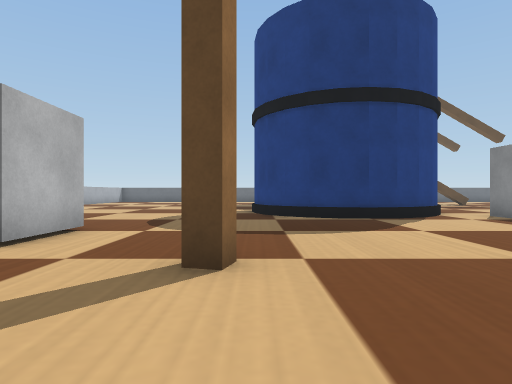
view 1 (above)

21 first-person views from a walk through a robot-simulator world made for Webots. The camera is 0.07 m above the floor, looks level and sees 75° across. The floor is counted in squares, 0.1 m on a side. Each view is taken from the middle of a square. On the plan, view 1 faces up. The plan holds only what a view shows up to about 11 squares ahead; the rest is blank. The robots in the file are not drawn. Webots' stock objects and surfaces are drawn as simple stand-ins.

view 2
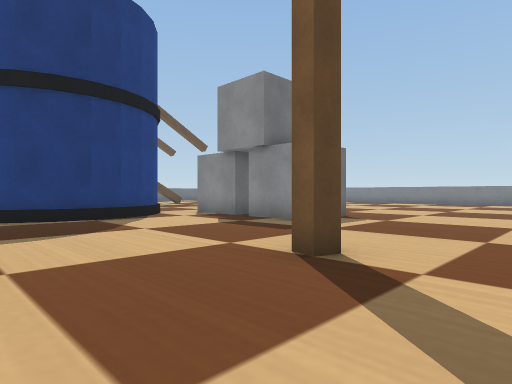

view 3
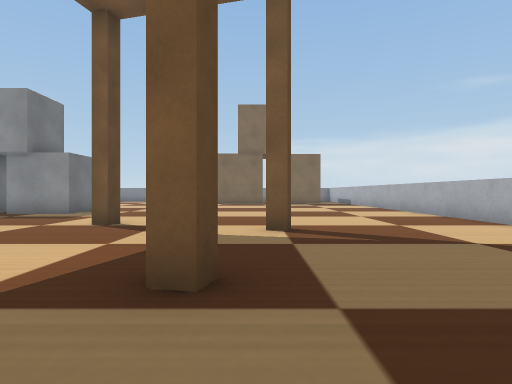

view 4
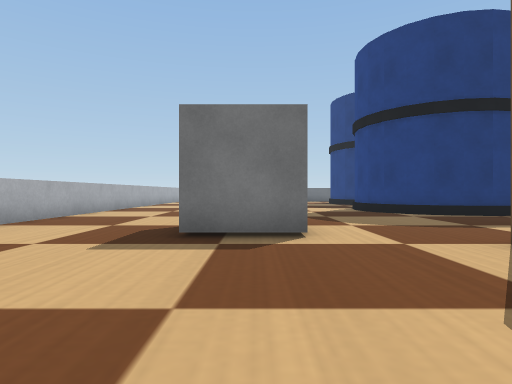

view 5
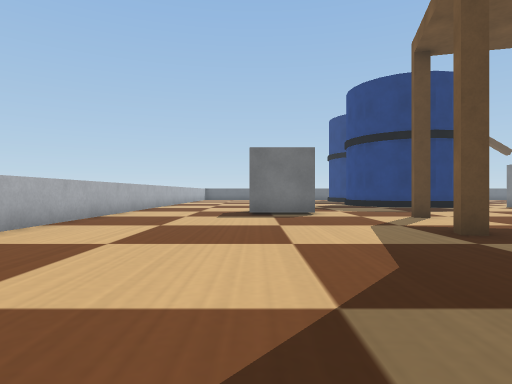

view 6
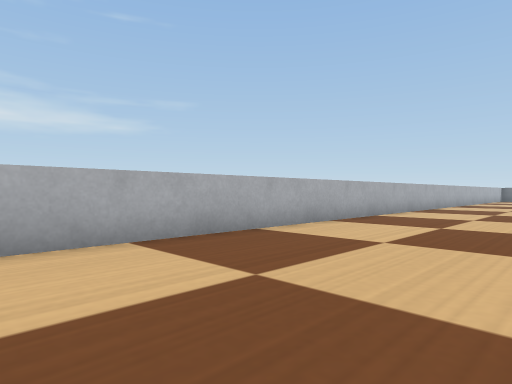

view 7
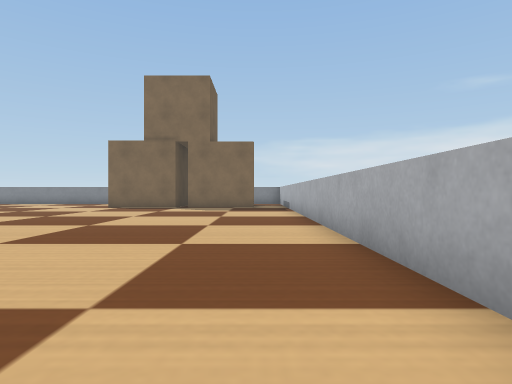

view 8
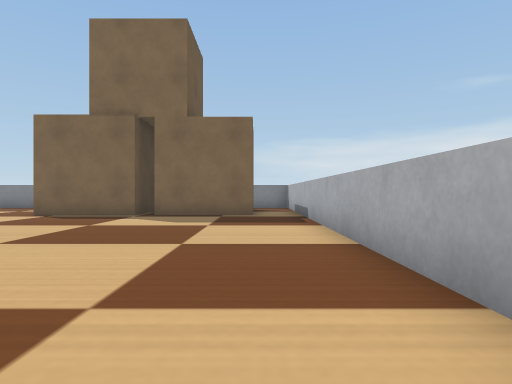

view 9
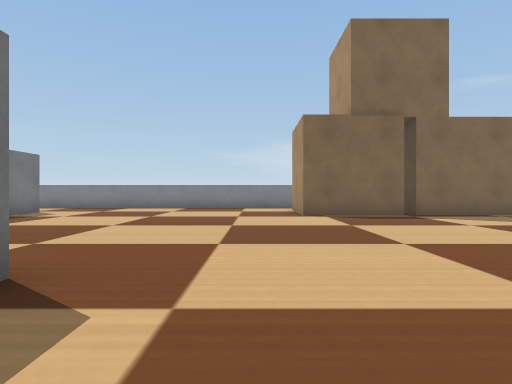

view 10
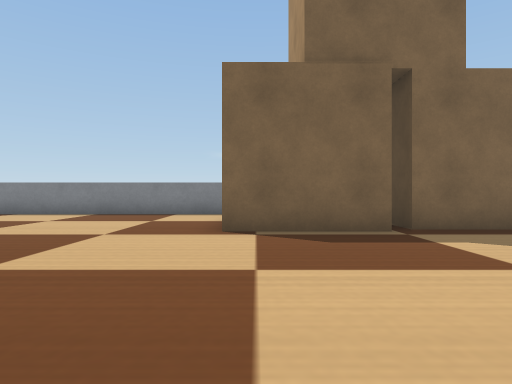

view 11
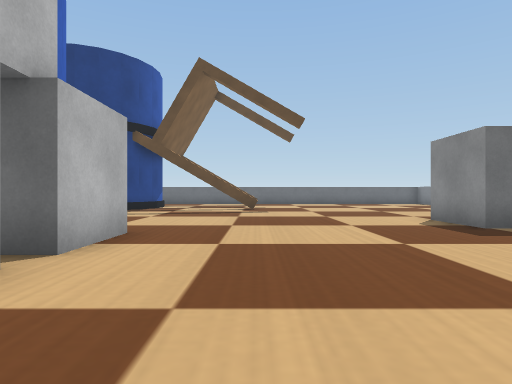

view 12
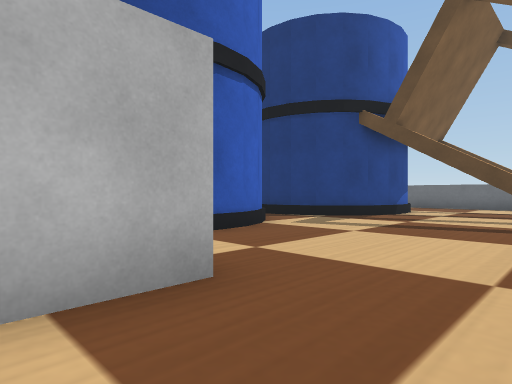

view 13
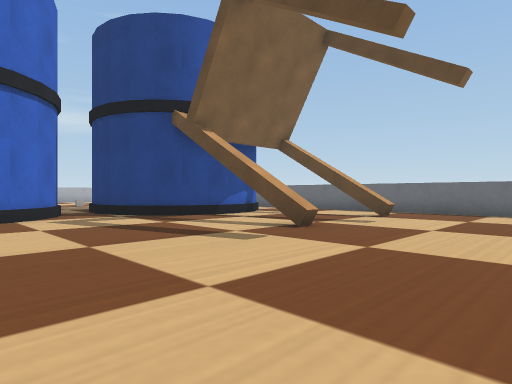

view 14
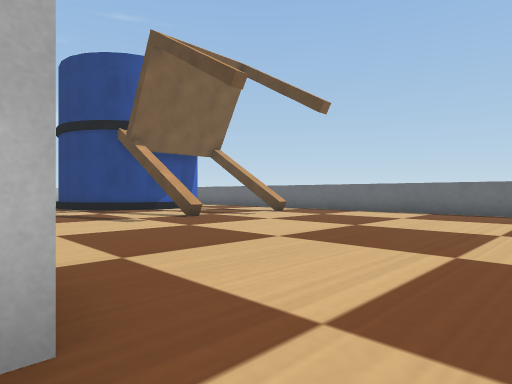

view 15
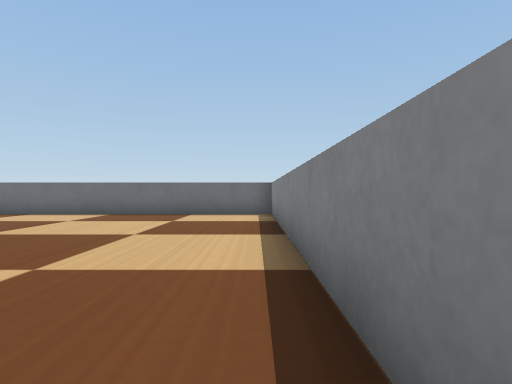

view 16
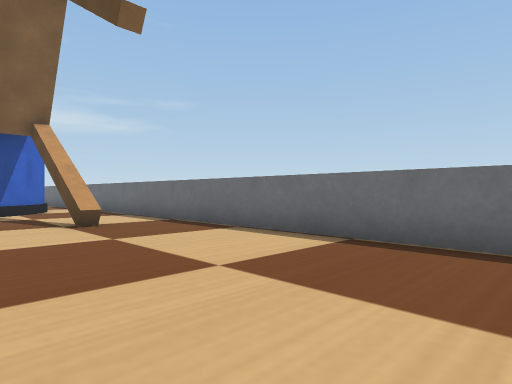

view 17
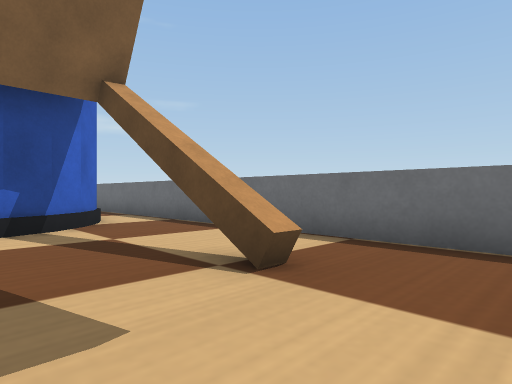

view 18
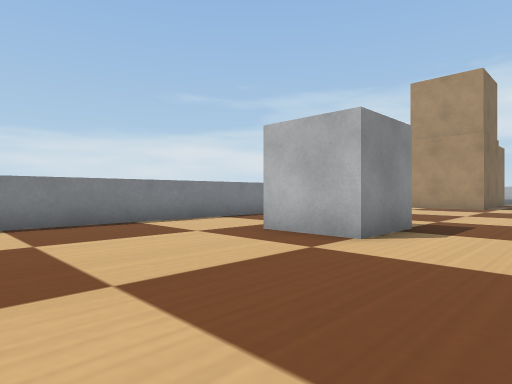

view 19
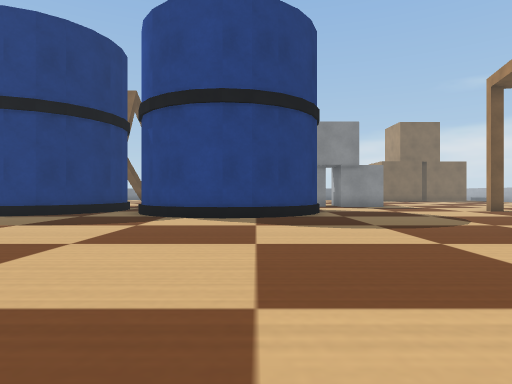

view 20
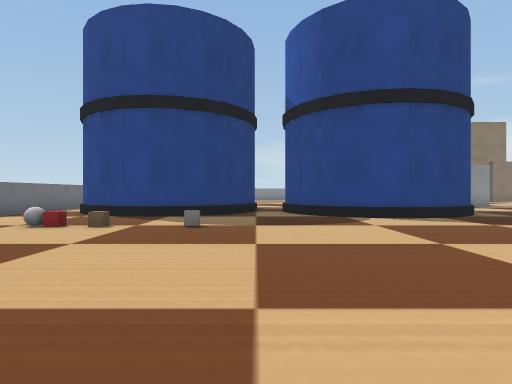

view 21
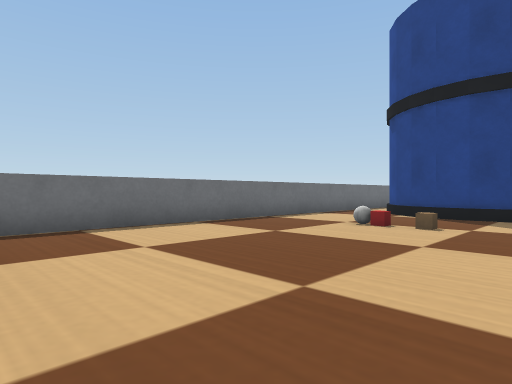

### Floor plan
Key: @ floor where view 1 was taken; # wall or solid block; . floor; = window, fence, low wall or low ledge; B barrel; G grey box; C chair; A cardboard box; P plastic crate.
Columns run from 10 left of view 1 to 21 right of it. Each row starts with its distance up from view 1.
 24   ##############################
 23   .............................#
 22   ..........B  B...............#
 21  ..........BB  BB..CCC.........#
 20  .......P..B    B..............#
 19  .......A..B    B..............#
 18  ..........B    B..............#
 17  .......=..BB  BB..CCC.........#
 16  ............BB................#
 15   ..........B B................#
 14    ........BB  B...............#
 13    .......BB    B..............#
 12   ........B     B.........GG...#
 11  .........B     B.........GG ..#
 10 #..........B   B............  .#
  9 #...........BBB..G G........  .#
  8 #................GGG........ ..#
  7 #.... ...........GG............#
  6 #....  G.........GG............#
  5 #....  G.........GG............#
  4 #....GG........................#
  3 #.........C....................#
  2 #............C.................#
  1 #.........................AA
  0 #........C@...............A
 -1 #...........C.............AA
 -2 #...........C.............AA
 -3 #.........................A
 -4 #....... .................A
 -5 #......    ................A
 -6  .....      ................
 -7              ###############

Where each view was taken, in squares from view 1:
view 1: 0 up, 0 right, facing up
view 2: 0 up, 0 right, facing up-right
view 3: 1 down, 4 left, facing right
view 4: 1 down, 4 left, facing up
view 5: 6 down, 5 left, facing up
view 6: 6 down, 5 left, facing up-left
view 7: 5 down, 1 right, facing right
view 8: 5 down, 6 right, facing right
view 9: 3 up, 6 right, facing right
view 10: 1 up, 10 right, facing right
view 11: 4 up, 11 right, facing up
view 12: 8 up, 11 right, facing up-left
view 13: 12 up, 15 right, facing up-left
view 14: 12 up, 19 right, facing up-left
view 15: 13 up, 20 right, facing up
view 16: 19 up, 18 right, facing up-left
view 17: 19 up, 13 right, facing up-left
view 18: 17 up, 13 right, facing down-right
view 19: 11 up, 9 left, facing right
view 20: 16 up, 9 left, facing right
view 21: 17 up, 9 left, facing up-right
